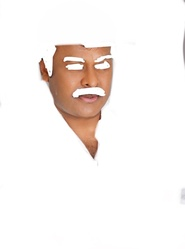
#> input picture img11.jpg, 185 x 249 px, shrunk from 586 x 791 before the run, found by its file name
$ jupyter execute Skin_segmentation.ipynb
#> lines starting #> are read from the running program, lines starting #| are printed output that depends on the picture
[cell 1]
import cv2
import numpy as np
import matplotlib.pyplot as plt

[cell 2]
train_paths = ['/content/img11.jpg', '/content/img12.jpg', '/content/img13.jpg']
test_paths = ['/content/img4.jpg', '/content/img6.jpg']

[cell 3]
frames = [cv2.cvtColor(cv2.imread(p), cv2.COLOR_BGR2RGB) for p in train_paths]
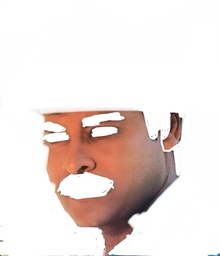
#> input picture img12.jpg, 220 x 256 px, shrunk from 698 x 812 before the run, found by its file name
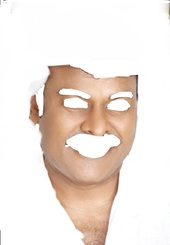
#> input picture img13.jpg, 170 x 245 px, shrunk from 538 x 776 before the run, found by its file name
#> frames = 3 items

plt.figure(figsize=(15, 5))
for idx, img in enumerate(frames):
    plt.subplot(1, len(frames), idx + 1)
    plt.imshow(img)
    plt.title(f'Frame {idx + 1}')
    plt.axis('off')
#> this loop made 3 passes
plt.tight_layout()
plt.show()
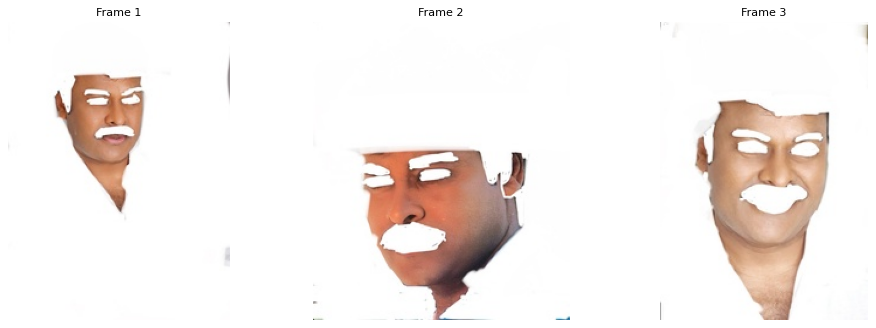
#> figure drawn by matplotlib, 3 panels

[cell 4]
skin_pixels = []
for path in train_paths:
    img = cv2.imread(path)
#> img is the input picture: shape (249, 185, 3); mean B, G, R 239, 241.9, 247.6
    for row in img:
        for pixel in row:
            if not (pixel == [255, 255, 255]).all():
                skin_pixels.append(pixel)
#> after the loop, skin_pixels = 11475 items, first 6: [254, 254, 254], [254, 254, 254], [254, 254, 254], [254, 254, 254], [254, 254, 254], [254, 254, 254]
#> pass 2 of the loop `for path in train_paths:`:
#> img is the input picture: shape (256, 220, 3); mean B, G, R 221.9, 225.3, 236.8
#> after the loop `for row in img:`: skin_pixels = 40912 items
skin_pixels = np.array(skin_pixels, dtype=np.float32)

[cell 5]
mean = np.mean(skin_pixels, axis=0)
#> mean = [194.4, 203.9, 224.9]
cov = np.cov(skin_pixels, rowvar=False)
#> cov = [[5160.3, 4442.9, 2675.3], [4442.9, 3895.8, 2449.5], [2675.3, 2449.5, 1781.7]]
inv_cov = np.linalg.inv(cov)
#> inv_cov = [[0.0281, -0.0408, 0.0138], [-0.0408, 0.0609, -0.0226], [0.0138, -0.0226, 0.0109]]

[cell 6]
for path in test_paths:
    original = cv2.imread(path)
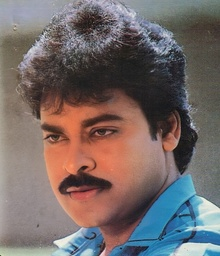
#> input picture img4.jpg, 220 x 256 px, shrunk from 698 x 812 before the run, found by its file name
#> original is the input picture: shape (256, 220, 3); mean B, G, R 103.8, 105.3, 116.3
    if original is None:
        print(f"Error loading image: {path}")
        continue

    result = np.ones_like(original) * 255
    rows, cols, _ = original.shape
#> rows = 256; cols = 220
    for i in range(rows):
        for j in range(cols):
            pixel = original[i, j].astype(np.float32)
            diff = pixel - mean
            dist = np.dot(np.dot(diff, inv_cov), diff.T)
            if dist < 6.0:
                result[i, j] = original[i, j]
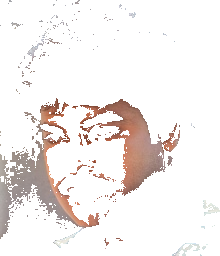
#> result: shape (256, 220, 3); mean B, G, R 236, 237.7, 242.8

    original_rgb = cv2.cvtColor(original, cv2.COLOR_BGR2RGB)
    result_rgb = cv2.cvtColor(result, cv2.COLOR_BGR2RGB)

    plt.figure(figsize=(10, 5))
    plt.subplot(1, 2, 1)
    plt.imshow(original_rgb)
    plt.title(f'Original - {path}')
    plt.axis('off')

    plt.subplot(1, 2, 2)
    plt.imshow(result_rgb)
    plt.title(f'Skin Segmentation - {path}')
    plt.axis('off')

    plt.tight_layout()
    plt.show()

    cv2.imwrite(f'skin_{path}', result)
#> pass 2 of the loop `for path in test_paths:`:
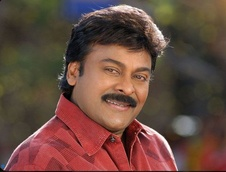
#> input picture img6.jpg, 226 x 172 px, shrunk from 716 x 547 before the run, found by its file name
#> original is the input picture: shape (172, 226, 3); mean B, G, R 63.6, 73.9, 103.9
#> after the loop `for i in range(rows):`:
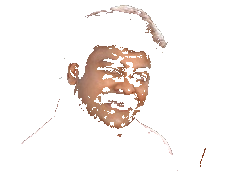
#> result: shape (172, 226, 3); mean B, G, R 238.9, 241.6, 246.9
#> original_rgb: shape (172, 226, 3)
#> result_rgb: shape (172, 226, 3)
#> `plt.show()`:
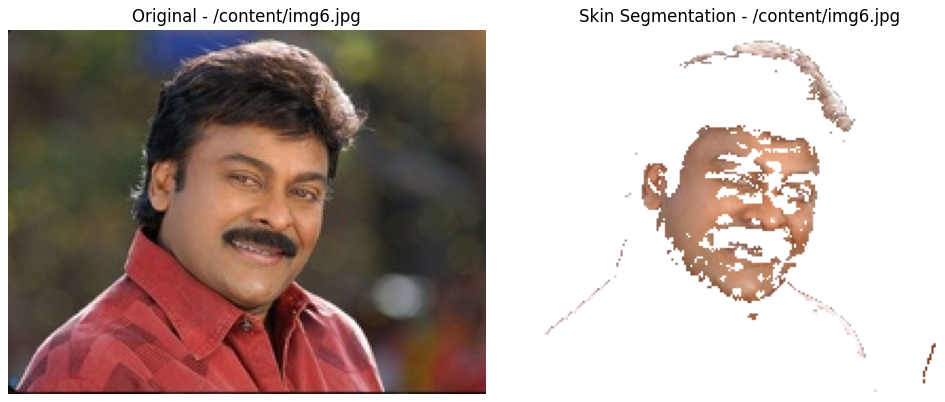
#> figure drawn by matplotlib, 2 panels

HISTOGRAM ANALYSIS

[cell 7]
print("Visualizing skin vs. non-skin histograms...")

skin_pixels = []
nonskin_pixels = []

for path in train_paths:
    img = cv2.imread(path)
    for row in img:
        for pixel in row:
            if not (pixel == [255, 255, 255]).all():  # Not white (skin)
                skin_pixels.append(pixel)
            else:
                nonskin_pixels.append(pixel)
#> after the loop, nonskin_pixels = 34590 items; skin_pixels = 11475 items, first 6: [254, 254, 254], [254, 254, 254], [254, 254, 254], [254, 254, 254], [254, 254, 254], [254, 254, 254]
#> pass 2 of the loop `for path in train_paths:`:
#> after the loop `for row in img:`: nonskin_pixels = 61473 items; skin_pixels = 40912 items

skin_pixels = np.array(skin_pixels, dtype=np.float32)
nonskin_pixels = np.array(nonskin_pixels, dtype=np.float32)

bin_size = 256 // 32
skin_histogram = np.zeros((32, 32, 32), dtype=np.float64)
nonskin_histogram = np.zeros((32, 32, 32), dtype=np.float64)

total_skin = 0
total_nonskin = 0

for pixel in skin_pixels:
    r, g, b = pixel
    r_bin = min(int(r) // bin_size, 31)
    g_bin = min(int(g) // bin_size, 31)
    b_bin = min(int(b) // bin_size, 31)
    skin_histogram[r_bin, g_bin, b_bin] += 1
    total_skin += 1
#> this loop made 65866 passes
#> (r, g, b, r_bin, g_bin, b_bin) on passes 1 to 3: (254, 254, 254, 31, 31, 31), (254, 254, 254, 31, 31, 31), (254, 254, 254, 31, 31, 31)
#> after the loop, total_skin = 65866

for pixel in nonskin_pixels:
    r, g, b = pixel
    r_bin = min(int(r) // bin_size, 31)
    g_bin = min(int(g) // bin_size, 31)
    b_bin = min(int(b) // bin_size, 31)
    nonskin_histogram[r_bin, g_bin, b_bin] += 1
    total_nonskin += 1

if total_skin > 0:
    skin_histogram /= total_skin
if total_nonskin > 0:
    nonskin_histogram /= total_nonskin

skin_histogram = np.maximum(skin_histogram, 1e-10)
nonskin_histogram = np.maximum(nonskin_histogram, 1e-10)

skin_r = np.sum(skin_histogram, axis=(1, 2))
nonskin_r = np.sum(nonskin_histogram, axis=(1, 2))
plt.figure(figsize=(15, 5))
plt.subplot(1, 3, 1)
plt.plot(skin_r, label='Skin', color='red')
plt.plot(nonskin_r, label='Non-Skin', color='blue')
plt.title('Red Channel Histogram')
plt.xlabel('Bin Index')
plt.ylabel('Probability')
plt.legend()

skin_g = np.sum(skin_histogram, axis=(0, 2))
nonskin_g = np.sum(nonskin_histogram, axis=(0, 2))
plt.subplot(1, 3, 2)
plt.plot(skin_g, label='Skin', color='green')
plt.plot(nonskin_g, label='Non-Skin', color='blue')
plt.title('Green Channel Histogram')
plt.xlabel('Bin Index')
plt.ylabel('Probability')
plt.legend()

skin_b = np.sum(skin_histogram, axis=(0, 1))
nonskin_b = np.sum(nonskin_histogram, axis=(0, 1))
plt.subplot(1, 3, 3)
plt.plot(skin_b, label='Skin', color='blue')
plt.plot(nonskin_b, label='Non-Skin', color='gray')
plt.title('Blue Channel Histogram')
plt.xlabel('Bin Index')
plt.ylabel('Probability')
plt.legend()

plt.tight_layout()
plt.show()
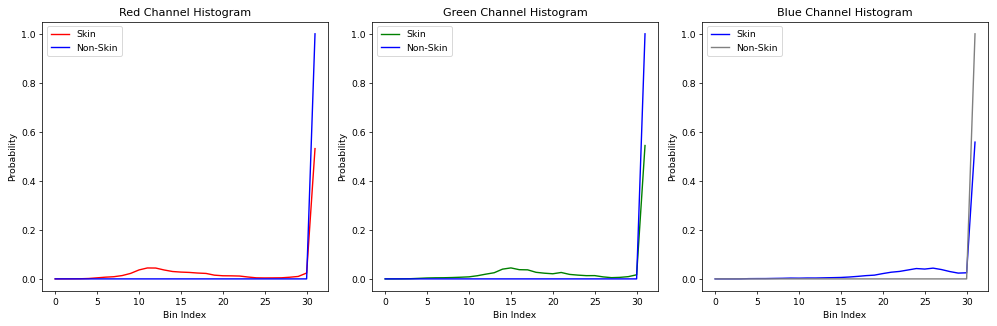
#> figure drawn by matplotlib, 3 panels; panel 1: curve peaks at x = 31, y = 0.532; panel 1: curve peaks at x = 31, y = 1; panel 2: curve peaks at x = 31, y = 0.544; panel 2: curve peaks at x = 31, y = 1

print("Histograms displayed above (showing separability of skin vs. non-skin distributions).\n")
